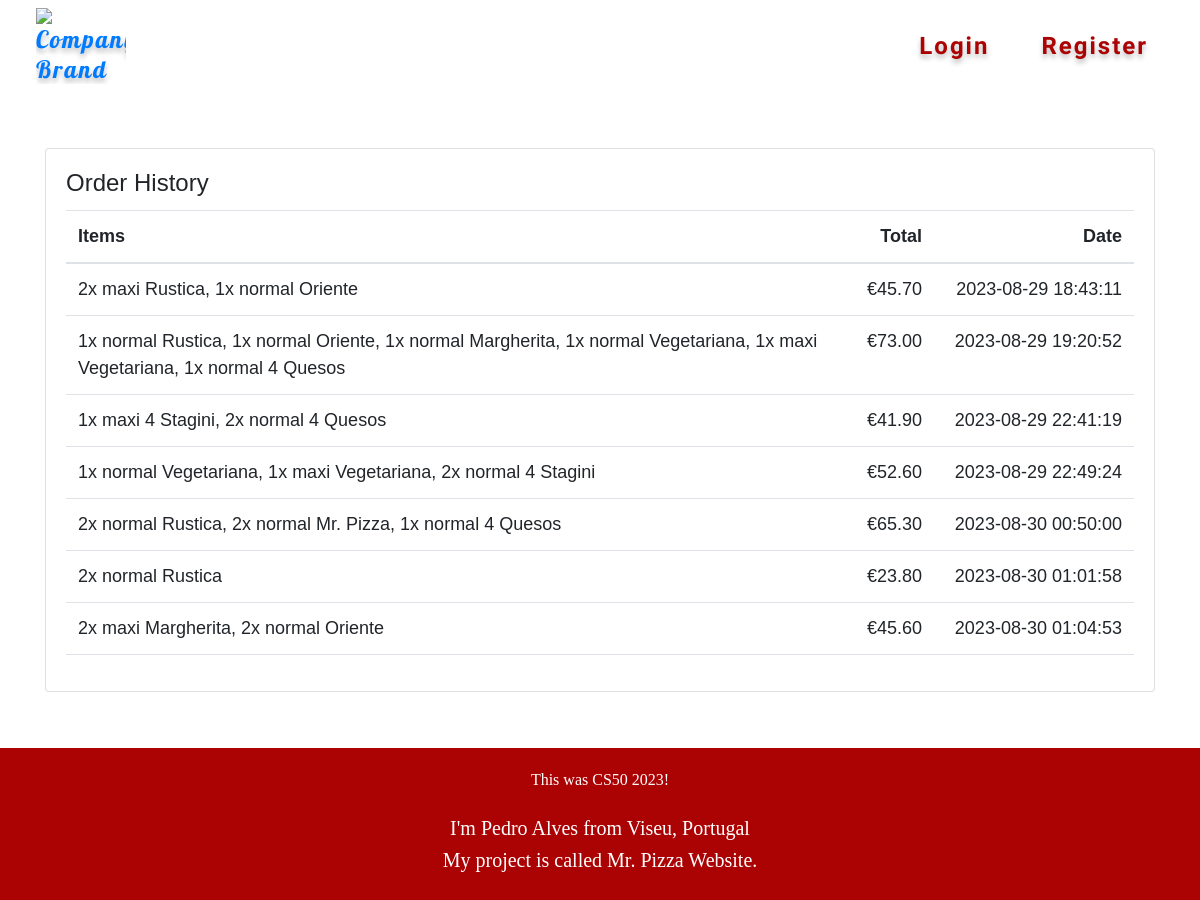
The app's page /order_history with its own data.
### tables this page shows
CREATE TABLE order_history (
    order_id INTEGER PRIMARY KEY,
    user_id INTEGER,
    order_date DATETIME,
    items TEXT,
    total_amount DECIMAL(10, 2)
);

### app.py (the view)
@app.route('/order_history')
def order_history():
    order_history = dbcs.execute("SELECT * FROM order_history")
    print(order_history)
    return render_template("order_history.html", order_history=order_history)

### app.py (called while the page is built)
@app.after_request
def after_request(response):
    response.headers["Cache-Control"] = "no-cache, no-store, must-revalidate"
    response.headers["Expires"] = 0
    response.headers["Pragma"] = "no-cache"
    return response

### helpers.py (called while the page is built)
def eur(value):
    return f"€{value:,.2f}"

### templates/order_history.html (shortened to what this page needs)
{% extends "layout.html" %}
{% block main %}
<head>
    <link rel="stylesheet" href="https://stackpath.bootstrapcdn.com/bootstrap/4.5.2/css/bootstrap.min.css">
</head>
<body>
<div class="container mt-5">
    <div class="card">
        <div class="card-body">
            <h4 class="card-title">Order History</h4>
            <table class="table">
                <thead>
                    <tr>
                        <th class="text-start">Items</th>
                        <th class="text-end">Total</th>
                        <th class="text-end" style="width: 200px;">Date</th>
                    </tr>
                </thead>
                <tbody>
                    {% for order in order_history %}
                    <tr>
                        <td class="text-start">{{ order["items"] }}</td>
                        <td class="text-end">{{ order["total_amount"] | eur }}</td>
                        <td class="text-end">{{ order["order_date"] }}</td>
                    </tr>
                    {% endfor %}
                </tbody>
            </table>
        </div>
    </div>
</div>
</body>
{% endblock %}

### templates/layout.html (shortened to what this page needs)
<!DOCTYPE html>
<html lang="pt">
    <head>
        <link href="https://cdn.jsdelivr.net/npm/bootstrap@5.3.0/dist/css/bootstrap.min.css" rel="stylesheet">
        <link rel="stylesheet" type="text/css" href="static/styles.css">
    </head>
    <body id="page-container">
        <div id="page-container">
            <div id="content">
                <nav class="navbar fixed-top" id="navbar">
                    <a href="/" class="brand">
                        <img src="static/mrpizzalogo.jpeg" alt="Company Brand">
                    </a>
                    {% if session["user_id"] %}
                        <ul class="nav-links">
                            <li class="welcome">Welcome, {{ session["username"] }}</li><br>
                            <li><a href="/" class="nav-link">Home</a></li>
                            <li><a href="/order_history" class="nav-link">Order History</a></li>
                            <li><a href="/logout" class="nav-link" style="font-weight: bold;">Logout</a></li>
                        </ul>
                    {% else %}
                        <ul class="nav-links">
                            <li><a href="/login" class="nav-link">Login</a></li>
                            <li><a href="/register" class="nav-link">Register</a></li>
                        </ul>
                    {% endif %}
                </nav>
                <main>
                    {% block main %}{% endblock %}
                </main>
            </div>
            <footer class="footer custom-footer">
            This was CS50 2023! <br><br>
            <h5>I'm Pedro Alves from Viseu, Portugal</h5>
            <h5>My project is called Mr. Pizza Website.</h5>
            </footer>
        </div>
    </body>
</html>

### static/styles.css (style rules this page uses)
body, html { margin: 0; padding: 0; height: 100%; }
#page-container { display: flex; flex-direction: column; min-height: 100vh; }
#content { flex: 1; }
.navbar { display: flex; justify-content: space-between; align-items: center; background-color: #FFF; padding: 10px 20px; }
.brand { display: flex; align-items: center; text-decoration: none; }
.brand img { width: 90px; height: auto; margin-right: 10px; margin-left: 20px; }
.nav-links { font-family: 'Annie Use Your Telescope', sans-serif; font-size: 24px; list-style: none; display: flex; align-items: center; gap: 20px; margin: 0; padding: 0; margin-right: 20px; }
.nav-link { color: #AB0303; text-decoration: none; font-weight: bold; }
.custom-footer { font-family: "Georgia", serif; font-size: 16px; color: #FFFFFF; text-align: center; background-color: #AB0303; padding: 20px 0; box-sizing: border-box; position: relative; width: 100%; margin-top: auto; bottom: 0; }
.navbar { color: #AB0303; text-shadow: 0px 4px 5px rgba(0, 0, 0, 0.25); font-family: 'Lobster'; font-size: 24px; font-style: normal; font-weight: 400; line-height: normal; letter-spacing: 2px; }
body { background-image: url('background.png'); background-color: rgba(255, 255, 255, 0.9); background-repeat: no-repeat; background-attachment: fixed; background-size: contain; background-size: 100% auto; background-position: center bottom; }

### templates/order_history.html (style rules this page uses)
body { margin-top: 100px; font-family: 'Arial'; font-size: 18px; }

### records on screen
order_history: items "2x maxi Rustica, 1x normal Oriente", total_amount|eur "€45.70", order_date "2023-08-29 18:43:11"
order_history: items "1x normal Rustica, 1x normal Oriente, 1x normal Margherita, 1x normal Vegetariana, 1x maxi Vegetariana, 1x normal 4 Quesos", total_amount|eur "€73.00", order_date "2023-08-29 19:20:52"
order_history: items "1x maxi 4 Stagini, 2x normal 4 Quesos", total_amount|eur "€41.90", order_date "2023-08-29 22:41:19"
order_history: items "1x normal Vegetariana, 1x maxi Vegetariana, 2x normal 4 Stagini", total_amount|eur "€52.60", order_date "2023-08-29 22:49:24"
order_history: items "2x normal Rustica, 2x normal Mr. Pizza, 1x normal 4 Quesos", total_amount|eur "€65.30", order_date "2023-08-30 00:50:00"
order_history: items "2x normal Rustica", total_amount|eur "€23.80", order_date "2023-08-30 01:01:58"
order_history: items "2x maxi Margherita, 2x normal Oriente", total_amount|eur "€45.60", order_date "2023-08-30 01:04:53"
